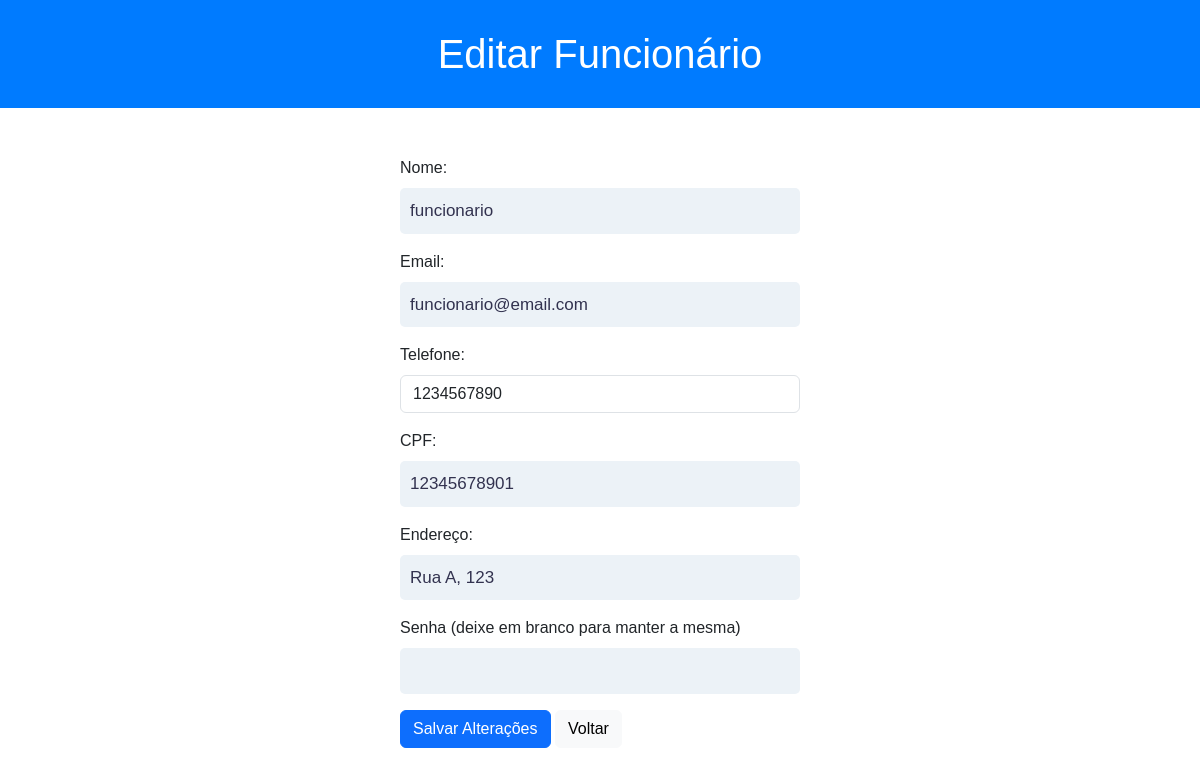
Screenshot of /editar_funcionario.php?id=42 with the database file from the repository.
### tables this page shows
CREATE TABLE `usuarios` (
  `id` int(11) NOT NULL,
  `nome` varchar(100) NOT NULL,
  `email` varchar(100) NOT NULL,
  `senha` varchar(255) NOT NULL,
  `nivel_acesso` int(11) NOT NULL,
  `telefone` varchar(15) NOT NULL,
  `cpf` varchar(11) NOT NULL,
  `endereco` varchar(200) DEFAULT NULL
);

### editar_funcionario.php (the view, shortened to what this page needs)
<?php
include "conexao.php";
if (isset($_GET["id"])) {
    $id = $_GET["id"];
    $query = "SELECT * FROM usuarios WHERE id = :id";
    $stmt = $conexao->prepare($query);
    $stmt->bindParam(':id', $id);
    $stmt->execute();
    $funcionario = $stmt->fetch(PDO::FETCH_ASSOC);
} else {
    echo '<script>alert("ID de funcionário não fornecido."); window.location = "mostrarfuncionarios.php";</script>';
}
?>
<!DOCTYPE html>
<html>
<head>
    <link rel="stylesheet" href="styles/style.css">
    <link href="https://cdn.jsdelivr.net/npm/bootstrap@5.3.3/dist/css/bootstrap.min.css" rel="stylesheet">
</head>
<body>
<h1 class="text-center">Editar Funcionário</h1>
    <div class="container mt-5">
        <form action="editar_funcionario.php?id=<?php echo htmlspecialchars($id); ?>" method="post">
            <div class="mb-3">
                <label for="nome" class="form-label">Nome:</label>
                <input type="text" id="nome" name="nome" class="form-control" value="<?php echo htmlspecialchars($funcionario['nome']); ?>" required>
            </div>
            <div class="mb-3">
                <label for="email" class="form-label">Email:</label>
                <input type="email" id="email" name="email" class="form-control" value="<?php echo htmlspecialchars($funcionario['email']); ?>" required>
            </div>
            <div class="mb-3">
                <label for="telefone" class="form-label">Telefone:</label>
                <input type="tel" id="telefone" name="telefone" class="form-control" value="<?php echo htmlspecialchars($funcionario['telefone']); ?>">
            </div>
            <div class="mb-3">
                <label for="cpf" class="form-label">CPF:</label>
                <input type="text" id="cpf" name="cpf" class="form-control" value="<?php echo htmlspecialchars($funcionario['cpf']); ?>">
            </div>
            <div class="mb-3">
                <label for="endereco" class="form-label">Endereço:</label>
                <input type="text" id="endereco" name="endereco" class="form-control" value="<?php echo htmlspecialchars($funcionario['endereco']); ?>">
            </div>
            <div class="mb-3">
                <label for="senha" class="form-label">Senha (deixe em branco para manter a mesma)</label>
                <input type="password" id="senha" name="senha" class="form-control">
            </div>
            <div class="mb-3">
                <button type="submit" class="btn btn-primary">Salvar Alterações</button>
                <a href="mostrarfuncionarios.php" class="btn btn-light">Voltar</a>
            </div>
        </form>
    </div>
</body>
</html>

### styles/style.css (style rules this page uses)
* { margin: 0; padding: 0; box-sizing: border-box; font-family: Arial, Helvetica, sans-serif; }
body { font-family: Arial, sans-serif; line-height: 1.6; margin: 0; padding: 0; text-decoration: none; border: none; }
h1 { margin-bottom: 20px; }
a { color: #007BFF; text-decoration: none; }
body > h1 { text-align: center; padding: 30px 0; background-color: #007BFF; color: #fff; }
form { max-width: 400px; margin: 0 auto; }
label { display: block; margin-bottom: 5px; }
input[type="text"], input[type="email"],input[type="password"], textarea { width: 100%; padding: 10px; outline: none; font-weight: 400; border : none; font-size: 17px; color:#32324f; background-color:#ecf2f7; border-radius: 5px; }

### rows the page displays
usuarios: nome "funcionario", email "funcionario@email.com", telefone "1234567890", cpf "12345678901", endereco "Rua A, 123"
